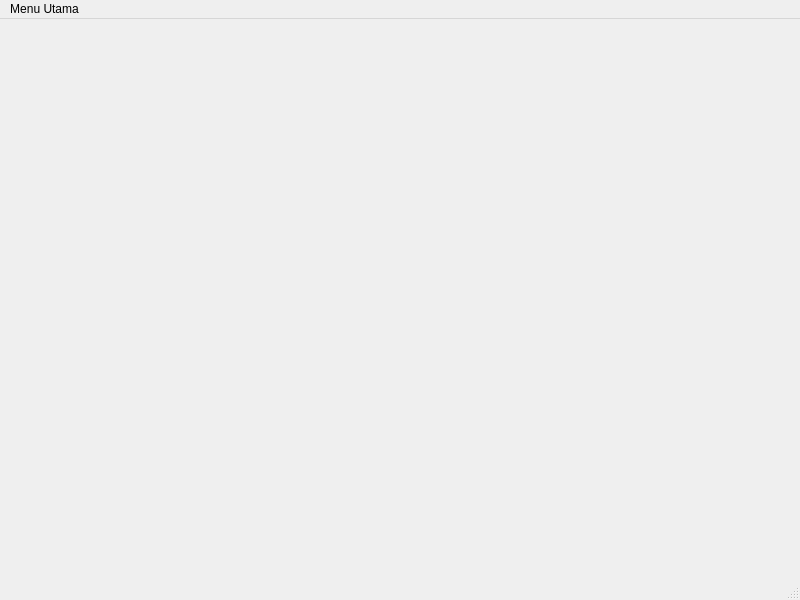
<?xml version="1.0" encoding="UTF-8"?>
<ui version="4.0">
 <class>Main</class>
 <widget class="QMainWindow" name="Main">
  <property name="geometry">
   <rect>
    <x>0</x>
    <y>0</y>
    <width>800</width>
    <height>600</height>
   </rect>
  </property>
  <property name="windowTitle">
   <string>MainWindow</string>
  </property>
  <widget class="QWidget" name="centralwidget"/>
  <widget class="QMenuBar" name="menubar">
   <property name="geometry">
    <rect>
     <x>0</x>
     <y>0</y>
     <width>800</width>
     <height>18</height>
    </rect>
   </property>
   <widget class="QMenu" name="menuMenu_Utama">
    <property name="title">
     <string>Menu Utama</string>
    </property>
    <addaction name="actionMustahik"/>
    <addaction name="actionMuzaki"/>
    <addaction name="actionZakat"/>
    <addaction name="actionZakat_Keluar"/>
    <addaction name="actionZakat_Masuk"/>
    <addaction name="actionAdmin"/>
    <addaction name="actionbayar"/>
   </widget>
   <addaction name="menuMenu_Utama"/>
  </widget>
  <widget class="QStatusBar" name="statusbar"/>
  <action name="actionMustahik">
   <property name="text">
    <string>Mustahik</string>
   </property>
  </action>
  <action name="actionMuzaki">
   <property name="text">
    <string>Muzaki</string>
   </property>
  </action>
  <action name="actionZakat">
   <property name="text">
    <string>Zakat</string>
   </property>
  </action>
  <action name="actionZakat_Keluar">
   <property name="text">
    <string>Zakat Keluar</string>
   </property>
  </action>
  <action name="actionZakat_Masuk">
   <property name="text">
    <string>Zakat Masuk</string>
   </property>
  </action>
  <action name="actionAdmin">
   <property name="text">
    <string>Admin</string>
   </property>
  </action>
  <action name="actionbayar">
   <property name="text">
    <string>Bayar</string>
   </property>
  </action>
 </widget>
 <resources/>
 <connections/>
</ui>
